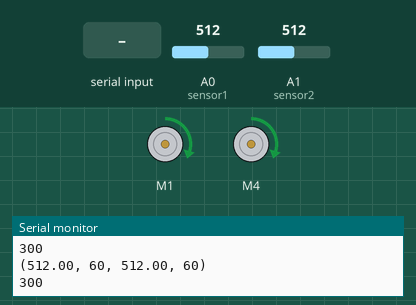
This sketch was run on a simulated Arduino Uno, built with avr-gcc and run on an emulated ATmega328P. Parts: 2 × DC motor (green arrow = forward, orange = backward, longer = faster), the last lines printed to the serial monitor. The test bench sets the inputs (shaded band); at power-on: A0 (sensor1) = 512, A1 (sensor2) = 512.

Above: at 1.2 s.
1.3 s: A0 (sensor1) set to 313
4.3 s: A0 (sensor1) set to 289
At 5.4 s:
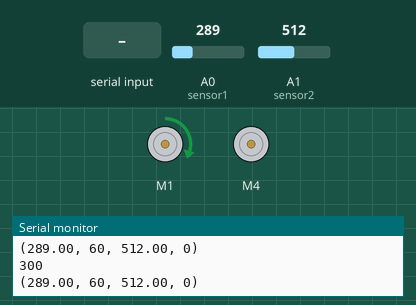
5.8 s: "90,45\n" received over Serial
At 8.0 s:
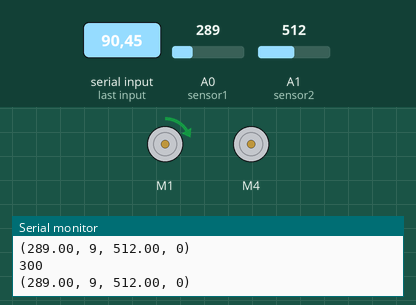
8.3 s: "200\n" received over Serial
At 10.2 s:
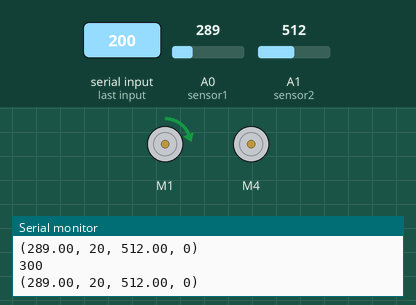
10.8 s: A1 (sensor2) set to 0
At 11.3 s:
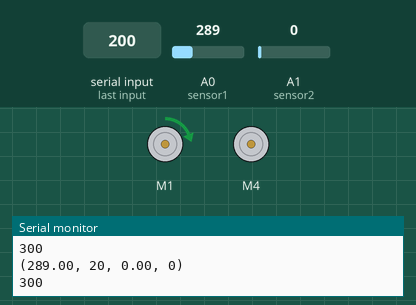
12.3 s: A0 (sensor1) set to 306
At 13.2 s:
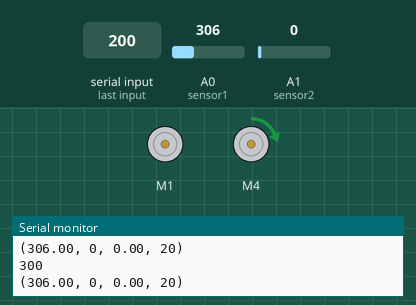
Timing chart, 0 to 14.8 s (numbered marks = the images above; inputs shaded):
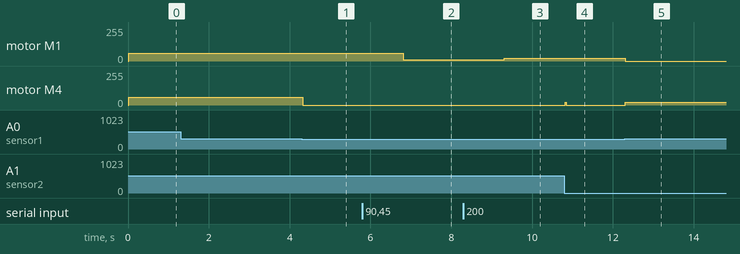

The sketch:

final_serial_2a.ino
```cpp
#include <Wire.h>
#include <Adafruit_MotorShield.h>

Adafruit_MotorShield AFMS = Adafruit_MotorShield();

Adafruit_DCMotor *Mright = AFMS.getMotor(4);
Adafruit_DCMotor *Mleft = AFMS.getMotor(1);

int sensor1 = 0; // left IR sensor
int sensor2 = 1; // right IR sensor
float Sright;    // right sensor value
float Sleft;     // left sensor value
int threshold = 300;   // IR value threshold used to determine if sensor is on ground or on tape
int motorLeftValue;
int motorRightValue;

int empty_count = 0;
int turn_case = 0; // was the robot turning right (1), left (2), or forward (3)?
int scan_threshold = 1; // number of times the robot calls the move forward function before it starts scanning for the line

// define motor speeds for various cases
float Mleft_move_speed = 60;
float Mright_move_speed = 60;
float Mleft_still_speed = 0;
float Mright_still_speed = 0;
uint8_t rundirection = BACKWARD;

unsigned int run_time;
const int check_time = 20;

void setup() {
  AFMS.begin();
  Serial.begin(9600);
  pinMode(sensor1, OUTPUT);
  pinMode(sensor2, OUTPUT);
  run_time = millis();
  threshold = 300;
//  float Mleft_move_speed = 30;
//  float Mright_move_speed = 30;
//  float Mleft_still_speed = 0;
//  float Mright_still_speed = 0;
//  int x;
}

// Define function: Turn right
void turnRight(){
  // Move left motor forward, move right motor backwards
  Mleft->setSpeed(Mleft_move_speed);
  Mleft->run(FORWARD);
  Mright->setSpeed(Mright_still_speed);
  Mright->run(rundirection);

  // Record the directions of the motor values
  motorLeftValue = Mleft_move_speed;
  motorRightValue = Mright_still_speed;
}

// Define function: Turn left
void turnLeft(){
  // Move right motor forward, move left motor backwards
  Mright->setSpeed(Mright_move_speed);
  Mright->run(FORWARD);
  Mleft->setSpeed(Mleft_still_speed);
  Mleft->run(rundirection);

  // Record the directions of the motor values
  motorLeftValue = Mleft_still_speed;
  motorRightValue = Mright_move_speed;
}

// Define function: Print sensor threshold, sensor values,
// and motor values to Serial Monitor
void serialComms() {
        // Print threshold
      Serial.print(threshold);
      Serial.print("\n");
      // Print in format: (Sleft, Mleft, Sright, Mright)
      Serial.print("(");
      Serial.print(Sleft);
      Serial.print(", ");
      Serial.print(motorLeftValue);
      Serial.print(", ");
      Serial.print(Sright);
      Serial.print(", ");
      Serial.print(motorRightValue);
      Serial.print(")\n");
}

//void serial_test() {
//        // Print threshold
//      Serial.print(threshold);
//      Serial.print("\n");
//      // Print in format: (Sleft, Mleft, Sright, Mright)
//      Serial.print("(");
//      Serial.print(Sleft);
//      Serial.print(", ");
//      Serial.print(motorLeftValue);
//      Serial.print(", ");
//      Serial.print(Sright);
//      Serial.print(", ");
//      Serial.print(motorRightValue);
//      Serial.print(")\n");
//}


void loop() {
  while(Serial.available()) {
    int x = Serial.readString().toInt();
    if ((x % 10) == 0) {
      Mleft_move_speed = x/10;
      Mright_move_speed = x/10;
      }
    if ((x % 1) == 1) {
      threshold = (x-1)/10;
      }
  }

  unsigned int t;
  t = millis();

  if (t >= run_time + check_time) {
    Sright = analogRead(sensor2);
    Sleft = analogRead(sensor1);

    if (Sright > threshold && Sleft < threshold) { //Sright on line
      turnRight();
//      motorLeftValue = Mleft_move_speed;
//      motorRightValue = Mright_still_speed;

      turn_case = 1; // robot is turning right
      empty_count = 0; // robot has escaped the scan and hit the line

      serialComms();
    }

    else if (Sright < threshold && Sleft > threshold) { //Sleft on line
      turnLeft();
//      motorLeftValue = Mleft_still_speed;
//      motorRightValue = Mright_move_speed;

      turn_case = 2; // robot is turning left
      empty_count = 0; // robot has escaped the scan and hit the line

      serialComms();
    }
    else if (Sright < threshold && Sleft < threshold) {
      if (empty_count >= scan_threshold) {
        if (turn_case == 1) { // continue turning to the right
          turnRight();
//          motorLeftValue = Mleft_move_speed;
//          motorRightValue = Mright_still_speed;
        }
        else if (turn_case == 2) {
          turnLeft();
//          motorLeftValue = Mleft_still_speed;
//          motorRightValue = Mright_move_speed;
        }
      }
      else {
        // Move both motors forward
      Mleft->setSpeed(Mleft_move_speed);
      Mleft->run(FORWARD);
      Mright->setSpeed(Mright_move_speed);
      Mright->run(FORWARD);

      motorLeftValue = Mleft_move_speed;
      motorRightValue = Mright_move_speed;
      // add one to the value of empty_count; tracks how many times in a row the robot has gone forward
      empty_count ++;
      }

      serialComms();
    }

    else if(Sright > threshold && Sleft > threshold){
      Mleft->setSpeed(Mleft_move_speed);
      Mleft->run(FORWARD);
      Mright->setSpeed(Mright_move_speed);
      Mright->run(FORWARD);
      motorLeftValue = Mleft_move_speed;
      motorRightValue = Mright_move_speed;

      serialComms();
    }

    run_time = t;
  }
}
```

Measured:
- the behaviour switches between 300 and 299 on A0 (sensor1) (found by bisection; images 0 and 1)
- after the input at 4.3 s, motor M4: forward 60/255 → stopped at once
- after the input at 5.8 s, motor M1: forward 60/255 → forward 9/255 after 1.0 s
- after the input at 8.3 s, motor M1: forward 9/255 → forward 20/255 after 1.0 s
- after the input at 10.8 s, motor M4: stopped → forward 20/255 at once, → stopped 0.03 s later
- after the input at 12.3 s, motor M1: forward 20/255 → stopped at once; motor M4: stopped → forward 20/255 at once
